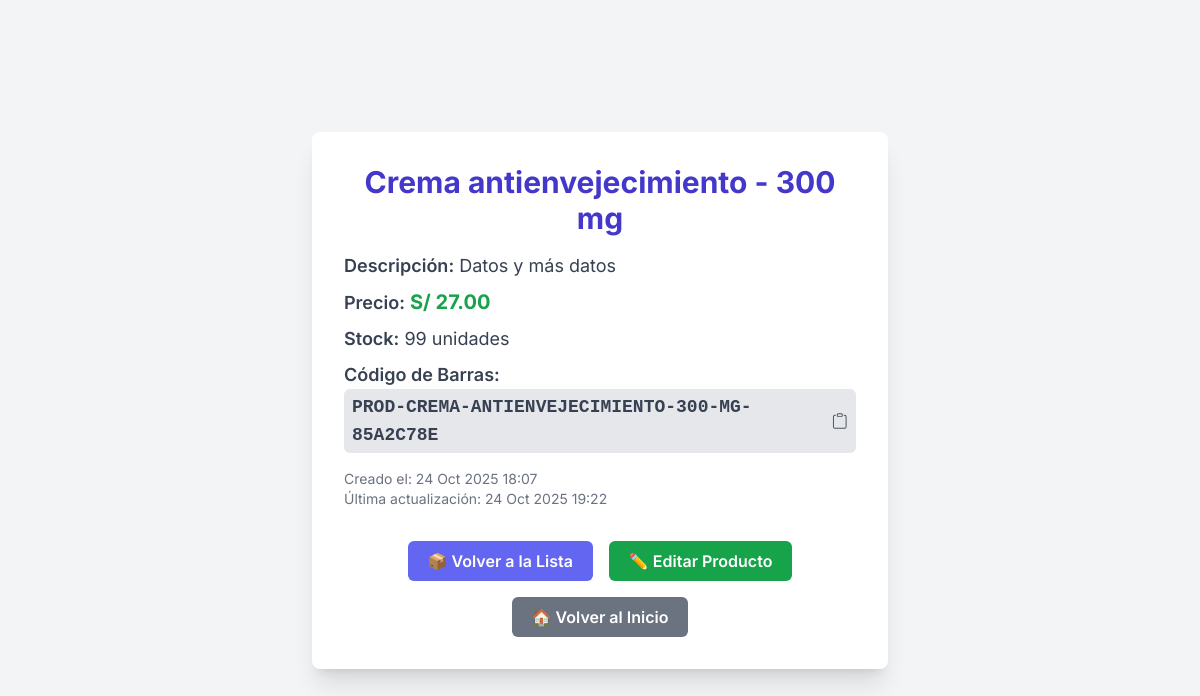
Page /products/4/ (signed in) on the earlier database version.
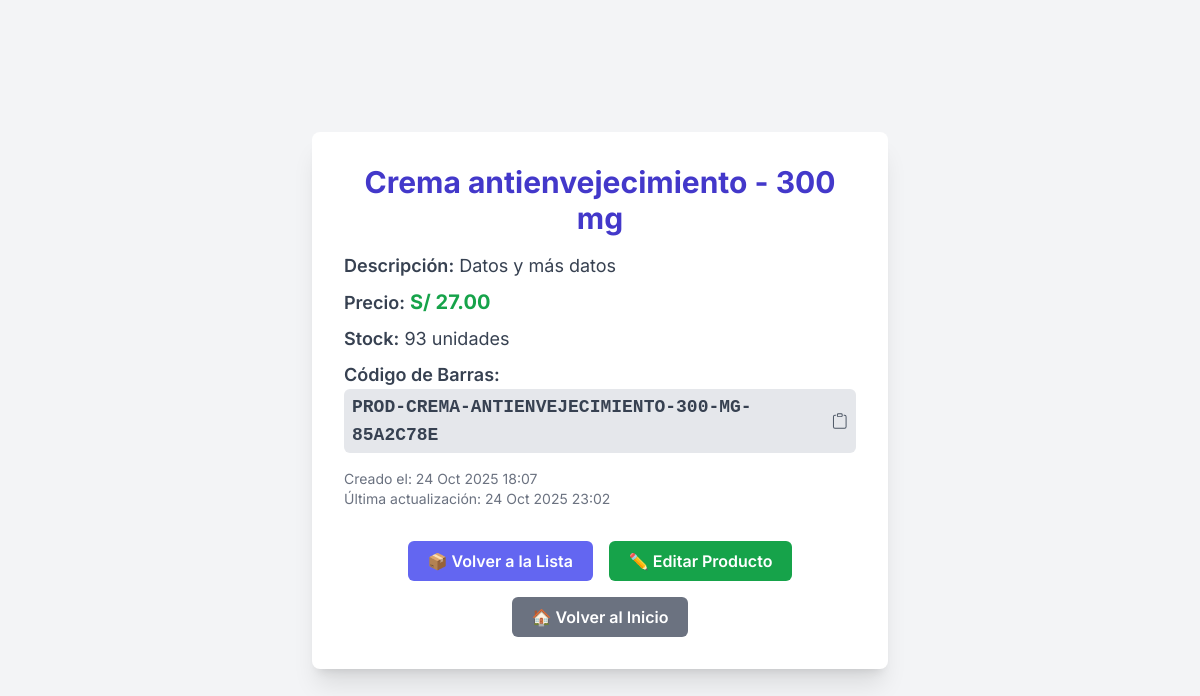
Same page on the later database version.
### products/models.py (models this page shows, shortened)
class Product(models.Model):
    name = models.CharField(max_length=200, verbose_name="Nombre") # Verbose_name es el nombre legible para el usuario
    description = models.TextField(blank=True, null=True, verbose_name="Descripción")
    price = models.DecimalField(max_digits=10, decimal_places=2, verbose_name="Precio")
    stock = models.IntegerField(default=0, verbose_name="Stock")
    barcode = models.CharField(max_length=100, unique=True, verbose_name="Código de Barras")
    created_at = models.DateTimeField(auto_now_add=True, verbose_name="Fecha de Creación")
    updated_at = models.DateTimeField(auto_now=True, verbose_name="Última Actualización")
    class Meta: # Definimos los metadatos del modelo
        verbose_name = "Producto"
        verbose_name_plural = "Productos"
        ordering = ['name']

### products/views.py (the view)
# urls.py: path('<int:pk>/', views.product_detail, name='product_detail'),
@login_required
def product_detail(request, pk):
    product = get_object_or_404(Product, pk=pk)
    return render(request, 'products/product_detail.html', {'product': product})

### products/templates/products/product_detail.html (shortened to what this page needs)
<!DOCTYPE html>
<html lang="es">
<head>
    <script src="https://cdn.tailwindcss.com"></script>
</head>
<body class="bg-gray-100 min-h-screen flex items-center justify-center p-4">
    <div class="max-w-xl mx-auto bg-white p-8 rounded-lg shadow-xl w-full">
        <h1 class="text-3xl font-bold text-indigo-700 mb-4 text-center">{{ product.name }}</h1>
        <div class="mb-4">
            <p class="text-gray-700 text-lg mb-2"><strong class="font-semibold">Descripción:</strong> {{ product.description|default:"No hay descripción disponible." }}</p>
            <p class="text-gray-700 text-lg mb-2"><strong class="font-semibold">Precio:</strong> <span class="text-green-600 font-bold text-xl">S/ {{ product.price|floatformat:2 }}</span></p>
            <p class="text-gray-700 text-lg mb-2"><strong class="font-semibold">Stock:</strong> {{ product.stock }} unidades</p>
            {% if product.barcode %}
                <p class="text-gray-700 text-lg mb-2">
                    <strong class="font-semibold">Código de Barras:</strong>
                    <span id="barcode-text"
                          class="font-semibold font-mono bg-gray-200 px-2 py-1 rounded-md cursor-pointer hover:bg-gray-300 transition-colors duration-200 select-all inline-flex items-center"
                          onclick="copyBarcode()"
                          title="Click para copiar al portapapeles">
                        {{ product.barcode }}
                    </span>
                </p>
            {% endif %}
            <p class="text-gray-500 text-sm mt-4">Creado el: {{ product.created_at|date:"d M Y H:i" }}</p>
            <p class="text-gray-500 text-sm">Última actualización: {{ product.updated_at|date:"d M Y H:i" }}</p>
        </div>
        <div class="mt-8 flex flex-wrap justify-center gap-4">
            <a href="{% url 'product_list' %}" class="inline-block bg-indigo-500 hover:bg-indigo-600 text-white font-semibold py-2 px-5 rounded-md transition duration-300 ease-in-out">
                📦 Volver a la Lista
            </a>
            {% if user.is_superuser %}
                <a href="{% url 'product_update' product.pk %}" class="inline-block bg-green-600 hover:bg-green-700 text-white font-semibold py-2 px-5 rounded-md transition duration-300 ease-in-out">
                    ✏️ Editar Producto
                </a>
            {% endif %}
            <a href="{% url 'home' %}" class="inline-block bg-gray-500 hover:bg-gray-600 text-white font-semibold py-2 px-5 rounded-md transition duration-300 ease-in-out">
                🏠 Volver al Inicio
            </a>
        </div>
    </div>
</body>
</html>

Differences in the rows shown:
changed Product "Crema antienvejecimiento - 300 mg": stock "99" → "93"; updated_at "24 Oct 2025 19:22" → "24 Oct 2025 23:02"
